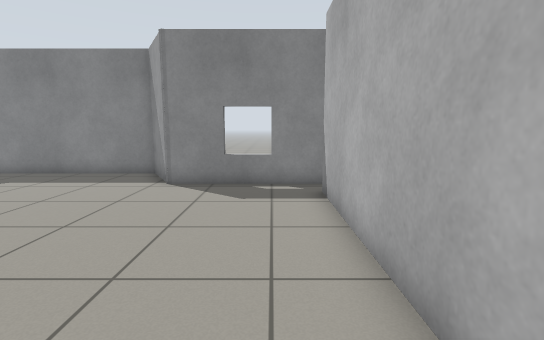
View 1 (above)

16 first-person views from a walk through a Gazebo world. The camera is 0.94 m above the floor, tilts 8° down and sees 85° across. The floor is counted in squares, 0.5 m on a side. Each view is taken from the middle of a square. On the plan, view 1 faces up. The plan holds only what a view shows up to about 16 squares ahead; the rest is blank.

View 2
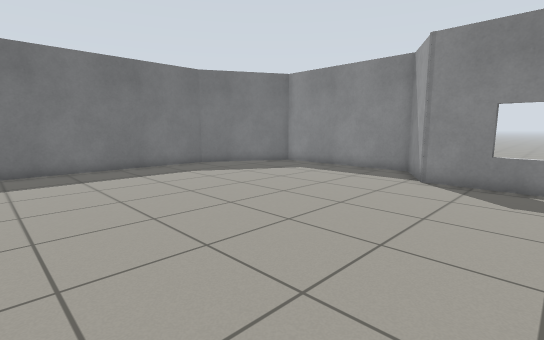

View 3
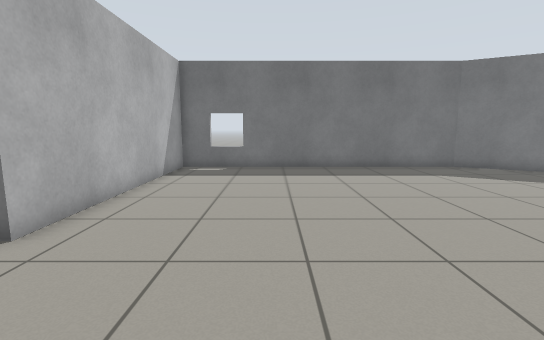

View 4
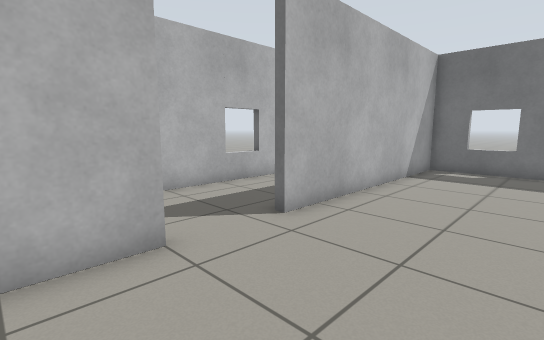

View 5
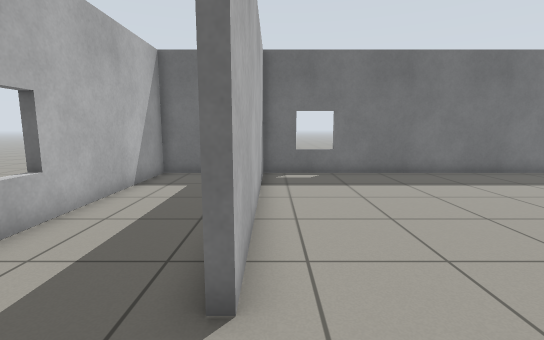

View 6
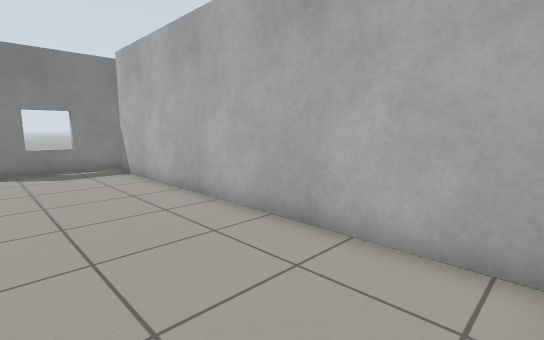

View 7
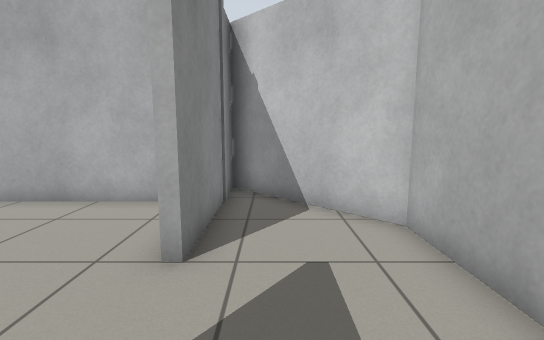

View 8
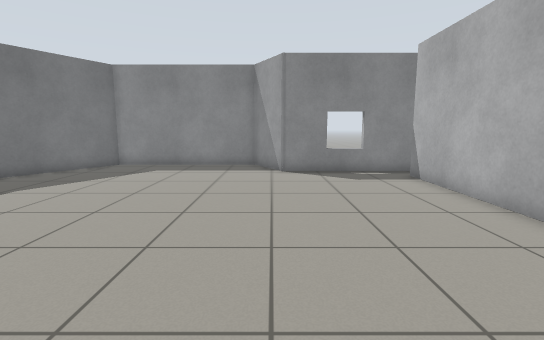

View 9
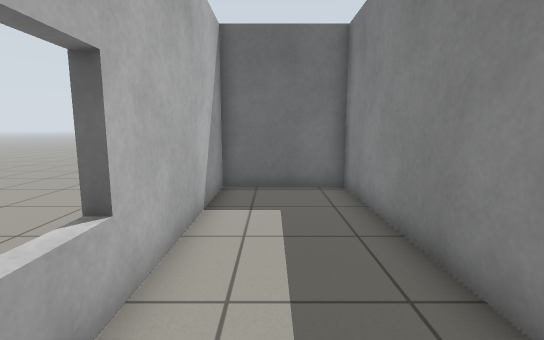

View 10
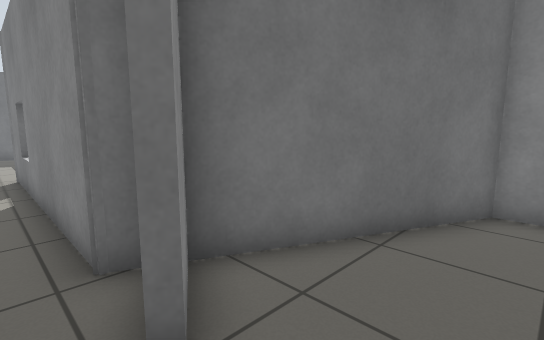

View 11
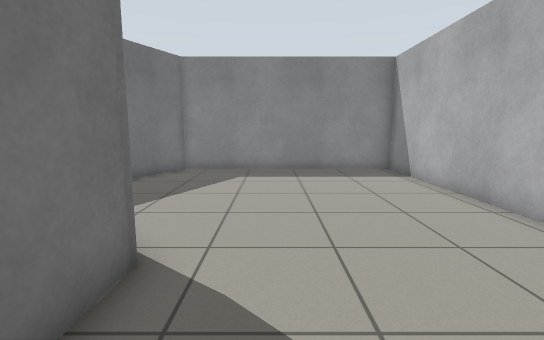

View 12
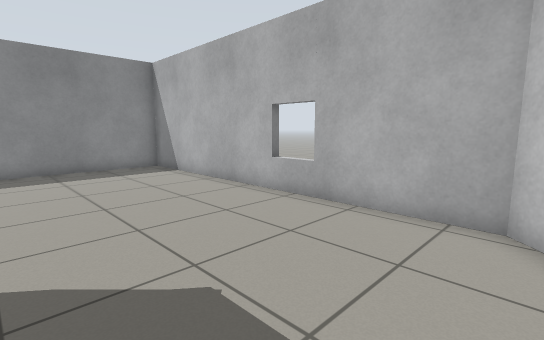

View 13
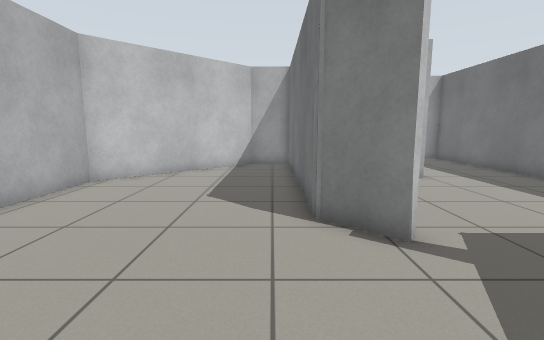

View 14
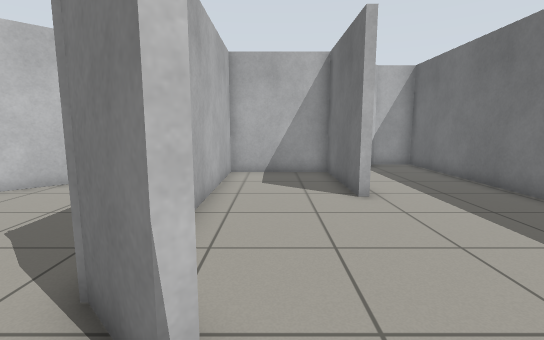

View 15
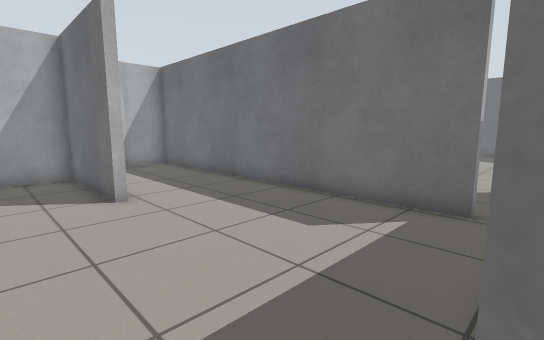

View 16
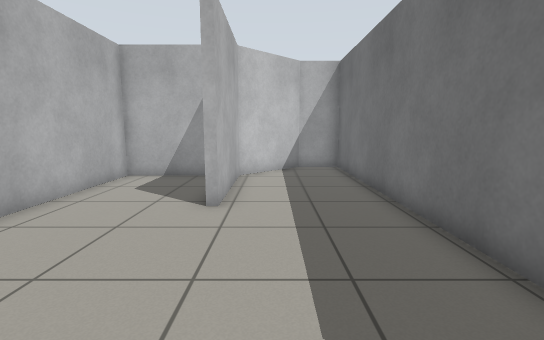

### Floor plan
Ten units are one square. View 1 is at (0, 0); x grows to the right and y downward. Boxes are objects, and circles mark ways between rooms. Rooms are numbered by the first view taken in them; rooms with no view inside come last. Other rooms are left out.
<svg viewBox="-150 -171 340 272">
<path fill="none" stroke="#000" d="M-21 54 0 54M15 50 15 -87 18 -87M26 -100 -35 -100 -49 -123 -119 -123 -145 -79 -145 54 -48 54M-72 57 -145 57 -145 96 -5 96 35 57 -21 57M-48 54 -48 57M97 -83 111 -69 111 24M110 27 131 27 185 -26 185 -166 90 -166 63 -110 79 -101 77 -97M66 -20 66 27 108 27 108 -34M18 -87 18 54 38 54 63 28 63 -20M61 -105 58 -100 26 -100"/>
<circle cx="-35" cy="60" r="3" fill="#2a7"/>
<circle cx="20" cy="-90" r="3" fill="#2a7"/>
<circle cx="85" cy="-85" r="3" fill="#2a7"/>
<text x="-70" y="-30">1</text>
<text x="-70" y="80">2</text>
<text x="140" y="-90">3</text>
<text x="60" y="-30">4</text>
</svg>
Room 1 opens to room 2. Room 1 opens to room 4. Room 3 opens to room 4.

Where each view was taken, in squares from view 1:
view 1: 0 up, 0 right, facing up
view 2: 1 down, 0 right, facing up-left
view 3: 1 down, 0 right, facing left
view 4: 1 down, 0 right, facing down-left
view 5: 5 down, 2 left, facing left
view 6: 5 down, 3 left, facing up-right
view 7: 7 down, 6 left, facing right
view 8: 3 down, 4 left, facing up
view 9: 8 down, 5 left, facing left
view 10: 9 up, 10 right, facing up-left
view 11: 3 up, 13 right, facing up
view 12: 2 up, 12 right, facing up-right
view 13: 13 up, 12 right, facing down
view 14: 10 up, 9 right, facing down
view 15: 10 up, 9 right, facing down-left
view 16: 9 up, 5 right, facing down
